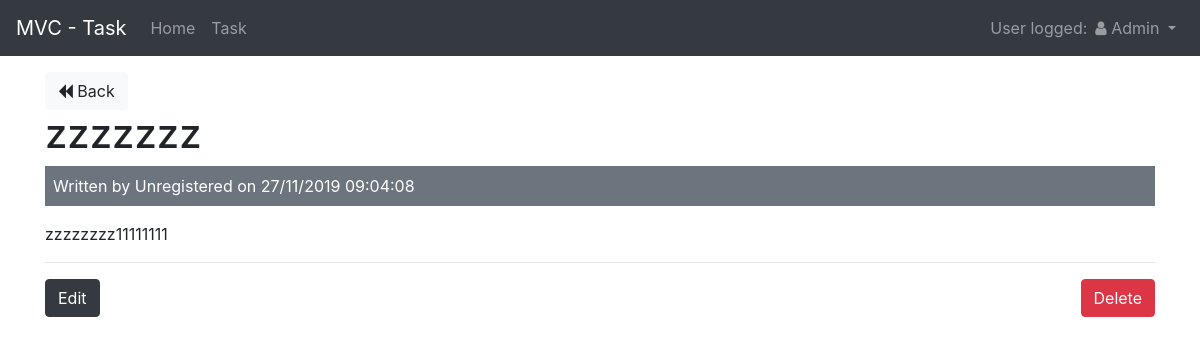
/tasks/show/18 (signed in), run on the app's committed database.
### tables this page shows
CREATE TABLE IF NOT EXISTS `tasks` (
  `id` int(11) NOT NULL,
  `user_id` int(11) NOT NULL,
  `name` varchar(25) NOT NULL,
  `body` text NOT NULL,
  `email` varchar(25) NOT NULL,
  `state` int(11) NOT NULL,
  `created_at` timestamp NOT NULL DEFAULT CURRENT_TIMESTAMP
);

CREATE TABLE IF NOT EXISTS `user` (
  `id` int(11) NOT NULL,
  `login` varchar(25) NOT NULL,
  `password` varchar(100) NOT NULL,
  `name` varchar(54) NOT NULL,
  `mail` varchar(25) NOT NULL,
  `date_reg` datetime NOT NULL
);

### app/controllers/Tasks.php (called while the page is built, shortened)
<?php
class Tasks extends Controller
{
	public function __construct()
	{
		$this->taskModel = $this->model('Task');
		$this->userModel = $this->model('User');
	}
	public function show($id = null)
	{
		$task = $this->taskModel->getTaskById($id);
		$user = $this->userModel->getUserById($task->user_id);
		$allow_edit = (isset($_SESSION['user_id']) && in_array($_SESSION['user_role'], $this->getEditRule())) ? true : false;
		$data = [
			'task' => $task,
			'user' => $user,
			'allow_edit' => $allow_edit,
		];
		$this->view('tasks/show', $data);
	}
}

### app/lib/Core.php (called while the page is built, shortened)
<?php
class Core
{
	protected $currentMethod = 'index';
	public function __construct()
	{
		$url = $this->getUrl();
		if (file_exists('../app/controllers/' . ucwords($url[0]) . '.php')) {
			unset($url[0]);
		}
		$this->currentController =  new $this->currentController;
		if (isset($url[1])) {
			if (method_exists($this->currentController, $url[1])) {
				$this->currentMethod = $url[1];
				unset($url[1]);
			}
		}
		$this->params = $url ? array_values($url) : [];
		call_user_func_array([$this->currentController, $this->currentMethod], $this->params);
	}
	public function  getUrl()
	{
		if (isset($_GET['url'])) {
			$url = rtrim($_GET['url'], '/');
			$url = filter_var($url, FILTER_SANITIZE_URL);
			$url = explode('/', $url);
			return $url;
		}
	}
}

### public/index.php (called while the page is built, shortened)
<?php
$init = new Core();

### app/lib/Database.php (called while the page is built, shortened)
<?php
class Database
{
	private $host = DB_HOST;
	private $user = DB_USER;
	private $pass = DB_PASS;
	private $charset = DB_CHARSET;
	private $dbname = DB_NAME;
	private $dbh;
	private $stmt;
	public function __construct()
	{
		$dsn = 'mysql:host=' . $this->host . ';charset=' . $this->charset . ';dbname=' . $this->dbname;
		$options = array(
			PDO::ATTR_PERSISTENT => true,
			PDO::ATTR_ERRMODE => PDO::ERRMODE_EXCEPTION,
			PDO::ATTR_DEFAULT_FETCH_MODE => PDO::FETCH_OBJ,
			PDO::ATTR_CASE => PDO::CASE_LOWER
		);
		try {
			$this->dbh = new PDO($dsn, $this->user, $this->pass, $options);
		} catch (PDOException $e) {
			$this->error = $e->getMessage();
			echo $this->error;
		}
	}
	public function query($sql)
	{
		$this->stmt = $this->dbh->prepare($sql);
	}
	public function bind($param, $value, $type = null)
	{
		if (is_null($type)) {
			switch (true) {
				default:
					$type = \PDO::PARAM_STR;
					break;
			}
		}
		$this->stmt->bindValue($param, $value, $type);
	}
	public function execute()
	{
		return $this->stmt->execute();
	}
	public function single()
	{
		$this->execute();
		return $this->stmt->fetch();
	}
}

### app/models/Task.php (called while the page is built, shortened)
<?php
class Task
{
	private $db;
	public function __construct()
	{
		$this->db = new Database();
	}
	public function getTaskById($id)
	{
		$this->db->query('SELECT id, user_id, name, email, body, state, created_at FROM tasks WHERE id = :id');
		$this->db->bind(':id', $id);
		return $this->db->single();
	}
	public function getTotalTask()
	{
		$this->db->query('SELECT count(id) FROM tasks');
		$this->db->execute();
		return $this->db->fetchCount();
	}
}

### app/models/User.php (called while the page is built, shortened)
<?php
class User
{
	private $db;
	public function __construct()
	{
		$this->db = new Database();
	}
	public function getUserById($id)
	{
		$this->db->query('SELECT id, login, password, name FROM user WHERE id = :id');
		$this->db->bind(':id', $id);
		return $this->db->single();
	}
}

### app/helpers/datetime.php (called while the page is built)
<?php
function helper_format_date($date, $format = APP_DATE_TIME_FORMAT)
{
	return date($format, strtotime($date));
}

### app/views/tasks/show.php (the view)
<?php require APP_ROOT . '/views/inc/header.php' ?>
<a href="<?php echo URL_ROOT; ?>/tasks" class="btn btn-light"><i class="fa fa-backward"></i> Back</a>
<br />
<h1><?php echo $data['task']->name; ?></h1>
<div class="bg-secondary text-white p-2 mb-3"> Written by <?php echo $data['user']->name; ?> on <?php echo helper_format_date($data['task']->created_at); ?></div>
<p class="breakline"><?php echo htmlspecialchars($data['task']->body); ?></p>
<?php if ($data['allow_edit']) : ?>
	<hr>
	<a href="<?php echo URL_ROOT; ?>/tasks/edit/<?php echo $data['task']->id; ?>" class="btn btn-dark">Edit</a>
	<form class="pull-right" action="<?php echo URL_ROOT; ?>/tasks/delete/<?php echo $data['task']->id; ?>" method="post">
		<input type="submit" value="Delete" class="btn btn-danger">
	</form>
<?php endif; ?>
<?php require APP_ROOT . '/views/inc/footer.php' ?>

### public/css/style.css (style rules this page uses)
body { background: #fff; }
p.breakline { white-space: pre-wrap; word-break: normal; }

### data on the page
tasks: name "zzzzzzz", created_at "27/11/2019 09:04:08", body "zzzzzzzz11111111"
user: name "Unregistered"

### other printed values
SITE_NAME "MVC - Task"
$_SESSION['user_name'] "Admin"
